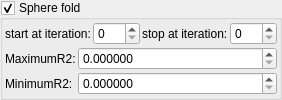
    <widget class="MyGroupBox" name="groupCheck_transf_function_enabledS_false">
     <property name="title">
      <string>Sphere fold</string>
     </property>
     <property name="checkable">
      <bool>true</bool>
     </property>
     <layout class="QVBoxLayout" name="verticalLayout_14" stretch="0,0">
      <property name="spacing">
       <number>2</number>
      </property>
      <property name="leftMargin">
       <number>2</number>
      </property>
      <property name="topMargin">
       <number>2</number>
      </property>
      <property name="rightMargin">
       <number>2</number>
      </property>
      <property name="bottomMargin">
       <number>2</number>
      </property>
      <item>
       <layout class="QGridLayout" name="gridLayout_78">
        <property name="spacing">
         <number>2</number>
        </property>
        <item row="3" column="0">
         <widget class="QLabel" name="label_71">
          <property name="text">
           <string>start at iteration:</string>
          </property>
         </widget>
        </item>
        <item row="3" column="1">
         <widget class="MySpinBox" name="spinboxInt_transf_start_iterations_S">
          <property name="sizePolicy">
           <sizepolicy hsizetype="Minimum" vsizetype="Maximum">
            <horstretch>0</horstretch>
            <verstretch>0</verstretch>
           </sizepolicy>
          </property>
          <property name="minimum">
           <number>0</number>
          </property>
          <property name="maximum">
           <number>999</number>
          </property>
          <property name="value">
           <number>0</number>
          </property>
         </widget>
        </item>
        <item row="3" column="2">
         <widget class="QLabel" name="label_50">
          <property name="text">
           <string>stop at iteration:</string>
          </property>
         </widget>
        </item>
        <item row="3" column="3">
         <widget class="MySpinBox" name="spinboxInt_transf_stop_iterations_S">
          <property name="sizePolicy">
           <sizepolicy hsizetype="Preferred" vsizetype="Maximum">
            <horstretch>0</horstretch>
            <verstretch>0</verstretch>
           </sizepolicy>
          </property>
          <property name="maximum">
           <number>999</number>
          </property>
         </widget>
        </item>
       </layout>
      </item>
      <item>
       <layout class="QGridLayout" name="gridLayout_29" columnstretch="0,0,1">
        <property name="spacing">
         <number>2</number>
        </property>
        <item row="0" column="1">
         <widget class="QLabel" name="label_25">
          <property name="text">
           <string>MaximumR2:</string>
          </property>
         </widget>
        </item>
        <item row="0" column="2">
         <widget class="MyDoubleSpinBox" name="spinbox_transf_maxR2_1">
          <property name="sizePolicy">
           <sizepolicy hsizetype="Minimum" vsizetype="Maximum">
            <horstretch>0</horstretch>
            <verstretch>0</verstretch>
           </sizepolicy>
          </property>
          <property name="prefix">
           <string/>
          </property>
          <property name="suffix">
           <string/>
          </property>
          <property name="decimals">
           <number>6</number>
          </property>
          <property name="minimum">
           <double>0.000000000000000</double>
          </property>
          <property name="maximum">
           <double>99.989999999999995</double>
          </property>
          <property name="singleStep">
           <double>0.100000000000000</double>
          </property>
         </widget>
        </item>
        <item row="1" column="2">
         <widget class="MyDoubleSpinBox" name="spinbox_transf_minR2_p25">
          <property name="sizePolicy">
           <sizepolicy hsizetype="Minimum" vsizetype="Maximum">
            <horstretch>0</horstretch>
            <verstretch>0</verstretch>
           </sizepolicy>
          </property>
          <property name="prefix">
           <string/>
          </property>
          <property name="suffix">
           <string/>
          </property>
          <property name="decimals">
           <number>6</number>
          </property>
          <property name="minimum">
           <double>0.000000000000000</double>
          </property>
          <property name="maximum">
           <double>99.989999999999995</double>
          </property>
          <property name="singleStep">
           <double>0.100000000000000</double>
          </property>
         </widget>
        </item>
        <item row="1" column="1">
         <widget class="QLabel" name="label_32">
          <property name="text">
           <string>MinimumR2:</string>
          </property>
         </widget>
        </item>
       </layout>
      </item>
     </layout>
    </widget>
